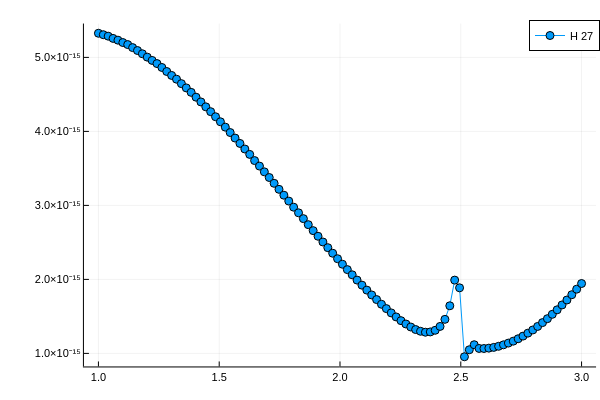

The notebook cell saved with this chart:
### Code cell
let 
    q = 27
    phi_values = range(1,stop = 3, length=100)
    
    plt = plot()
    plot!(phi_values, [(el[q][2]) for el in all_intensities_q[:,2]], marker=true, label = "H $q")
#     plot!(ylims=(-18,-14))
    display(plt)
end

### Figure 1 — Plotly figure (JSON) as saved in the notebook; plotly's stock layout.template omitted (floating-point values rounded to 4 significant figures)
{"data": [{"colorbar": {"len": 0.9525, "title": "", "x": 0.9934, "y": 0.5139}, "legendgroup": "H 27", "line": {"color": "rgba(0, 154, 250, 1.000)", "dash": "solid", "shape": "linear", "width": 1}, "marker": {"color": "rgba(0, 154, 250, 1.000)", "line": {"color": "rgba(0, 0, 0, 1.000)", "width": 1}, "size": 8, "symbol": "circle"}, "mode": "lines+markers", "name": "H 27", "showlegend": true, "type": "scatter", "x": [1, 1.02, 1.04, 1.061, 1.081, 1.101, 1.121, 1.141, 1.162, 1.182, 1.202, 1.222, 1.242, 1.263, 1.283, 1.303, 1.323, 1.343, 1.364, 1.384, 1.404, 1.424, 1.444, 1.465, 1.485, 1.505, 1.525, 1.545, 1.566, 1.586, 1.606, 1.626, 1.646, 1.667, 1.687, 1.707, 1.727, 1.747, 1.768, 1.788, 1.808, 1.828, 1.848, 1.869, 1.889, 1.909, 1.929, 1.949, 1.97, 1.99, 2.01, 2.03, 2.051, 2.071, 2.091, 2.111, 2.131, 2.152, 2.172, 2.192, 2.212, 2.232, 2.253, 2.273, 2.293, 2.313, 2.333, 2.354, 2.374, 2.394, 2.414, 2.434, 2.455, 2.475, 2.495, 2.515, 2.535, 2.556, 2.576, 2.596, 2.616, 2.636, 2.657, 2.677, 2.697, 2.717, 2.737, 2.758, 2.778, 2.798, 2.818, 2.838, 2.859, 2.879, 2.899, 2.919, 2.939, 2.96, 2.98, 3], "xaxis": "x", "y": [5.326e-15, 5.307e-15, 5.287e-15, 5.257e-15, 5.233e-15, 5.201e-15, 5.173e-15, 5.132e-15, 5.093e-15, 5.049e-15, 5.004e-15, 4.959e-15, 4.917e-15, 4.864e-15, 4.81e-15, 4.756e-15, 4.706e-15, 4.645e-15, 4.588e-15, 4.527e-15, 4.463e-15, 4.398e-15, 4.332e-15, 4.267e-15, 4.198e-15, 4.13e-15, 4.057e-15, 3.985e-15, 3.91e-15, 3.837e-15, 3.762e-15, 3.689e-15, 3.606e-15, 3.531e-15, 3.453e-15, 3.377e-15, 3.298e-15, 3.217e-15, 3.138e-15, 3.058e-15, 2.976e-15, 2.9e-15, 2.821e-15, 2.74e-15, 2.659e-15, 2.583e-15, 2.505e-15, 2.429e-15, 2.354e-15, 2.279e-15, 2.205e-15, 2.132e-15, 2.062e-15, 1.991e-15, 1.922e-15, 1.855e-15, 1.79e-15, 1.728e-15, 1.664e-15, 1.605e-15, 1.547e-15, 1.493e-15, 1.442e-15, 1.397e-15, 1.357e-15, 1.322e-15, 1.299e-15, 1.286e-15, 1.29e-15, 1.312e-15, 1.365e-15, 1.46e-15, 1.643e-15, 1.99e-15, 1.886e-15, 9.547e-16, 1.049e-15, 1.117e-15, 1.067e-15, 1.066e-15, 1.071e-15, 1.081e-15, 1.096e-15, 1.116e-15, 1.139e-15, 1.166e-15, 1.198e-15, 1.233e-15, 1.274e-15, 1.316e-15, 1.364e-15, 1.416e-15, 1.469e-15, 1.528e-15, 1.589e-15, 1.655e-15, 1.722e-15, 1.793e-15, 1.868e-15, 1.944e-15], "yaxis": "y"}], "layout": {"annotations": [], "height": 400, "legend": {"bgcolor": "rgba(255, 255, 255, 1.000)", "bordercolor": "rgba(0, 0, 0, 1.000)", "borderwidth": 1, "font": {"color": "rgba(0, 0, 0, 1.000)", "family": "sans-serif", "size": 11}, "title": {"font": {"color": "rgba(0, 0, 0, 1.000)", "family": "sans-serif", "size": 15}, "text": ""}, "tracegroupgap": 0, "traceorder": "normal", "x": 1, "xanchor": "auto", "y": 1, "yanchor": "auto"}, "margin": {"b": 20, "l": 0, "r": 0, "t": 20}, "paper_bgcolor": "rgba(255, 255, 255, 1.000)", "plot_bgcolor": "rgba(255, 255, 255, 1.000)", "showlegend": true, "width": 600, "xaxis": {"anchor": "y", "domain": [0.1399, 0.9934], "gridcolor": "rgba(0, 0, 0, 0.100)", "gridwidth": 0.5, "linecolor": "rgba(0, 0, 0, 1.000)", "mirror": false, "range": [0.94, 3.06], "showgrid": true, "showline": true, "showticklabels": true, "tickangle": 0, "tickcolor": "rgb(0, 0, 0)", "tickfont": {"color": "rgba(0, 0, 0, 1.000)", "family": "sans-serif", "size": 11}, "tickmode": "array", "ticks": "inside", "ticktext": ["1.0", "1.5", "2.0", "2.5", "3.0"], "tickvals": [1, 1.5, 2, 2.5, 3], "title": "", "titlefont": {"color": "rgba(0, 0, 0, 1.000)", "family": "sans-serif", "size": 15}, "type": "-", "visible": true, "zeroline": false, "zerolinecolor": "rgba(0, 0, 0, 1.000)"}, "yaxis": {"anchor": "x", "domain": [0.03762, 0.9902], "gridcolor": "rgba(0, 0, 0, 0.100)", "gridwidth": 0.5, "linecolor": "rgba(0, 0, 0, 1.000)", "mirror": false, "range": [8.235e-16, 5.458e-15], "showgrid": true, "showline": true, "showticklabels": true, "tickangle": 0, "tickcolor": "rgb(0, 0, 0)", "tickfont": {"color": "rgba(0, 0, 0, 1.000)", "family": "sans-serif", "size": 11}, "tickmode": "array", "ticks": "inside", "ticktext": ["1.0×10⁻¹⁵", "2.0×10⁻¹⁵", "3.0×10⁻¹⁵", "4.0×10⁻¹⁵", "5.0×10⁻¹⁵"], "tickvals": [1e-15, 2e-15, 3e-15, 4e-15, 5e-15], "title": "", "titlefont": {"color": "rgba(0, 0, 0, 1.000)", "family": "sans-serif", "size": 15}, "type": "-", "visible": true, "zeroline": false, "zerolinecolor": "rgba(0, 0, 0, 1.000)"}}}
